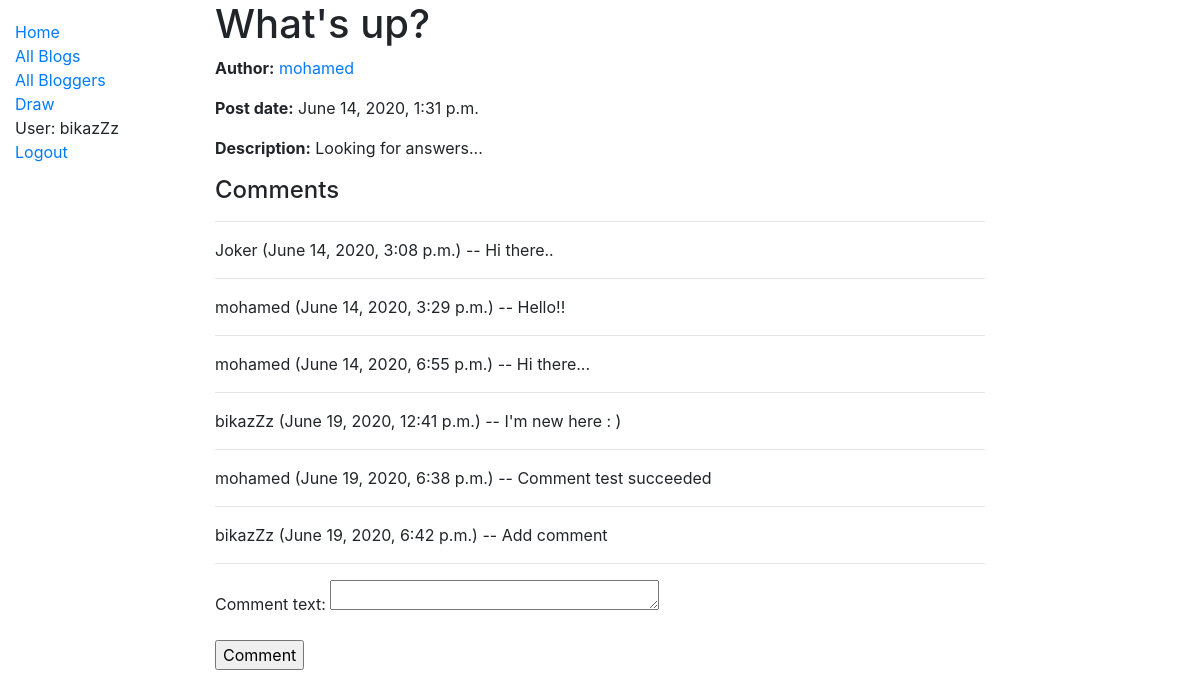
Screenshot of /blog/1 (signed in) with the database file from the repository.
### blog/models.py (models this page shows, shortened)
class Blog(models.Model):
    post = models.CharField(max_length=200)
    author = models.ForeignKey(Author, on_delete=models.SET_NULL, null=True, blank=True)
    description = models.TextField()
    date = models.DateTimeField(auto_now=True)

class Author(models.Model):
    name = models.OneToOneField(User, on_delete=models.SET_NULL, null=True)
    bio = models.TextField()
    class Meta:
        ordering = ['name']
    def __str__(self):
        return self.name.username
    def get_absolute_url(self):
        return reverse('author-detail', args=[str(self.id)])

class Comment(models.Model):
    comment_text = models.TextField(null=False)
    blog = models.ForeignKey(Blog, on_delete=models.CASCADE)
    author = models.ForeignKey(User, on_delete=models.SET_NULL, null=True, blank=True)
    date = models.DateTimeField(auto_now=True)
    def __str__(self):
        return self.comment_text

### blog/views.py (the view, shortened to what this page needs)
# urls.py: path('<int:pk>', views.BlogDetailView.as_view(), name='blog-detail'),
class BlogDetailView(FormMixin, generic.DetailView):
    model = Blog
    form_class = CommentForm
    def get_context_data(self, **kwargs):
        context = super(BlogDetailView, self).get_context_data(**kwargs)
        context['form'] = CommentForm()
        return context

### blog/forms.py
class CommentForm(ModelForm):
    class Meta:
        model = Comment
        fields = ['comment_text', ]
        widgets = {
            'comment_text': Textarea(attrs={'cols': 30, 'rows': 1}),}

### blog/templates/blog/blog_detail.html (shortened to what this page needs)
{% extends "base_generic.html" %}
{% block content %}
  <h1>{{ blog.post }}</h1>
  <p><strong>Author:</strong> <a href="{{ blog.author.get_absolute_url }}"> {{ blog.author }}</a></p>
  <p><strong>Post date:</strong> {{ blog.date }}</p>
  <p><strong>Description:</strong> {{ blog.description }}</p>
  <h4>Comments</h4>
  {% for comment in blog.comment_set.all %}
      <hr>
    <p>
        {{ comment.author }} ({{ comment.date }}) -- {{ comment }}
    </p>
    {% endfor %}
      <hr>
    {% if user.is_authenticated %}
  <form method="post" action="">
    <div class="fieldWrapper" id="the_post">
        {{ form.as_p }}
    </div>
    <input type="submit" value="Comment">
  </form>
{% else %}
  <p><a href="{% url 'login'%}?next={{request.path}}">Login</a> to add a new comment</p>
{% endif %}
{% endblock %}

### blog/templates/base_generic.html (shortened to what this page needs)
<!DOCTYPE html>
<html lang="en">
<head>
  <link rel="stylesheet" href="https://stackpath.bootstrapcdn.com/bootstrap/4.1.3/css/bootstrap.min.css">
  {% load static %}
  <link rel="stylesheet" href="{% static 'css/styles.css' %}">
</head>
<body>
  <div class="container-fluid">
    <div class="row">
      <div class="col-sm-2">
      {% block sidebar %}
        <ul class="sidebar-nav">
            <li><a href="{% url 'index' %}">Home</a></li>
            <li><a href="{% url 'blogs' %}">All Blogs</a></li>
            <li><a href="{% url 'bloggers' %}">All Bloggers</a></li>
            <li><a href="{% url 'draw' %}">Draw</a></li>
            {% if user.is_authenticated %}
                <li>User: {{ user.get_username }}</li>
                <li><a href="{% url 'logout'%}?next={{request.path}}">Logout</a></li>
            {% else %}
                <li><a href="{% url 'login'%}?next={{request.path}}">Login</a></li>
                <li><a href="{% url 'signup'%}?next={{request.path}}">Signup</a></li>
            {% endif %}
        </ul>
     {% endblock %}
      </div>
      <div class="col-sm-8">
      {% block content %}{% endblock %}
      </div>
    </div>
  </div>
</body>
</html>

### blog/static/css/styles.css (style rules this page uses)
.sidebar-nav { margin-top: 20px; padding: 0; list-style: none; }

### rows the page displays
Blog: post "What's up?", author "mohamed", date "June 14, 2020, 1:31 p.m.", description "Looking for answers..."
Comment: author "Joker", date "June 14, 2020, 3:08 p.m.", comment_text "Hi there.."
Comment: author "mohamed", date "June 14, 2020, 3:29 p.m.", comment_text "Hello!!"
Comment: author "mohamed", date "June 14, 2020, 6:55 p.m.", comment_text "Hi there..."
Comment: author "bikazZz", date "June 19, 2020, 12:41 p.m.", comment_text "I'm new here : )"
Comment: author "mohamed", date "June 19, 2020, 6:38 p.m.", comment_text "Comment test succeeded"
Comment: author "bikazZz", date "June 19, 2020, 6:42 p.m.", comment_text "Add comment"

### other values shown
{{ user.get_username }} "bikazZz"
